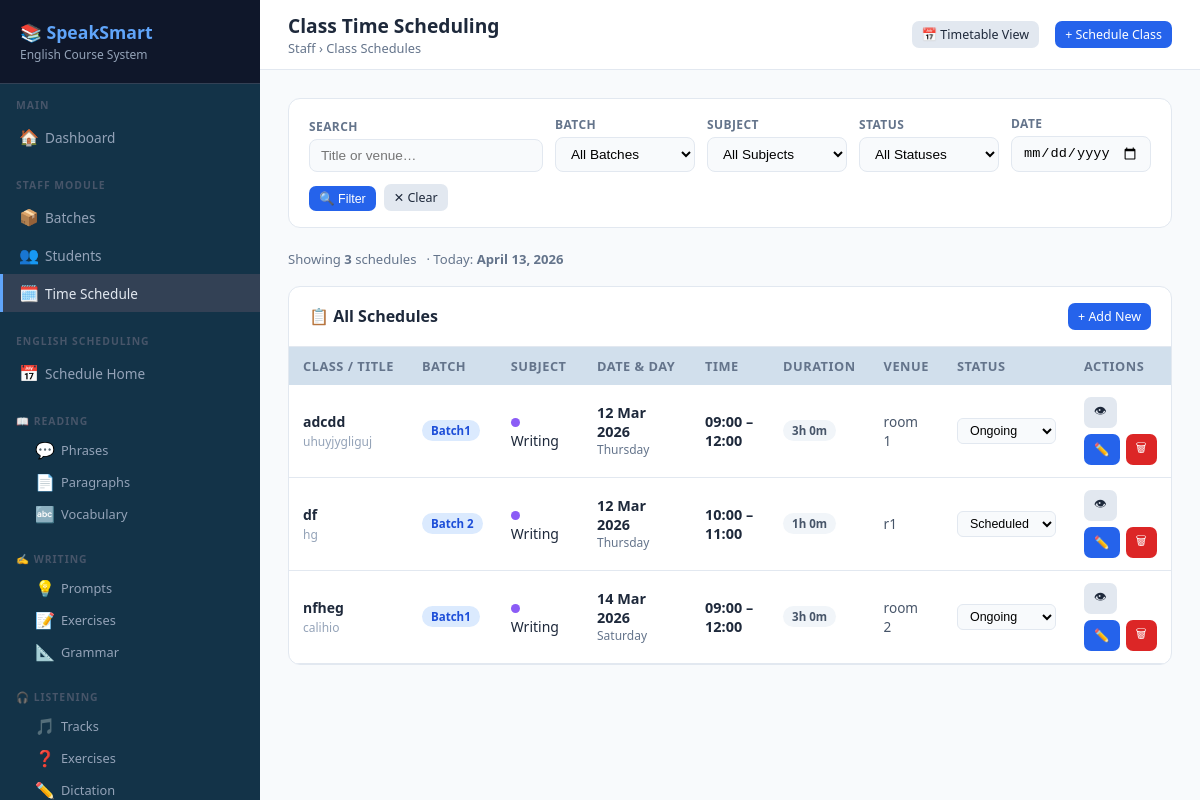
Page /staff/schedules/ (signed in) on the earlier database version.
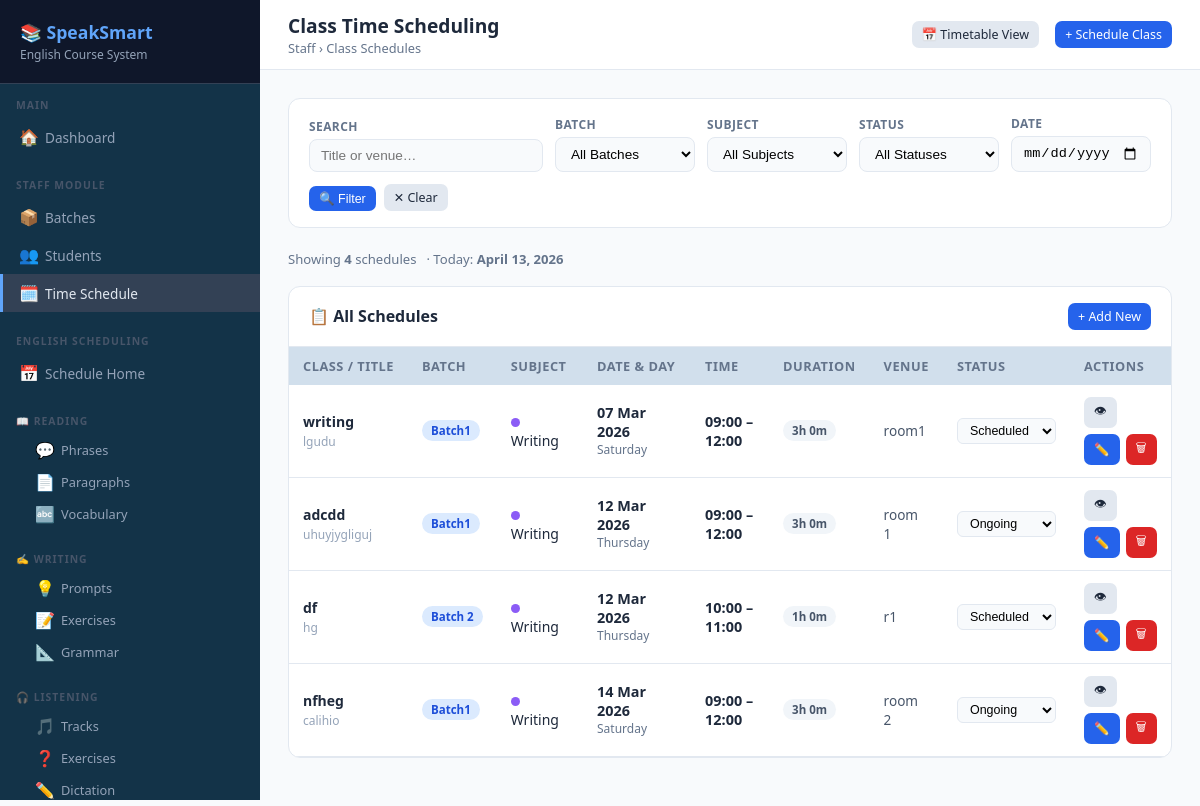
Same page on the later database version.
### staff/models.py (models this page shows, shortened)
class ClassSchedule(models.Model):
    DAY_CHOICES = [
        ('Monday',    'Monday'),
        ('Tuesday',   'Tuesday'),
        ('Wednesday', 'Wednesday'),
        ('Thursday',  'Thursday'),
        ('Friday',    'Friday'),
        ('Saturday',  'Saturday'),
        ('Sunday',    'Sunday'),
    ]
    STATUS_CHOICES = [
        ('scheduled',  'Scheduled'),
        ('ongoing',    'Ongoing'),
        ('completed',  'Completed'),
        ('cancelled',  'Cancelled'),
    ]
    SUBJECT_CHOICES = [
        ('reading',   'Reading'),
        ('writing',   'Writing'),
        ('listening', 'Listening'),
        ('speaking',  'Speaking'),
        ('general',   'General English'),
    ]
    title       = models.CharField(max_length=200)
    batch       = models.ForeignKey(Batch, on_delete=models.CASCADE, related_name='class_schedules')
    subject     = models.CharField(max_length=20, choices=SUBJECT_CHOICES, default='general')
    date        = models.DateField()
    day         = models.CharField(max_length=10, choices=DAY_CHOICES, blank=True)
    start_time  = models.TimeField()
    end_time    = models.TimeField()
    venue       = models.CharField(max_length=100, blank=True)
    notes       = models.TextField(blank=True)
    status      = models.CharField(max_length=15, choices=STATUS_CHOICES, default='scheduled')
    created_by  = models.ForeignKey(User, on_delete=models.SET_NULL, null=True)
    created_at  = models.DateTimeField(auto_now_add=True)
    updated_at  = models.DateTimeField(auto_now=True)
    class Meta:
        ordering = ['date', 'start_time']
    def duration_display(self):
        from datetime import datetime, date
        start = datetime.combine(date.today(), self.start_time)
        end   = datetime.combine(date.today(), self.end_time)
        diff  = end - start
        mins  = int(diff.total_seconds() / 60)
        h, m  = divmod(mins, 60)
        return f"{h}h {m}m" if h else f"{m}m"

class Batch(models.Model):
    name = models.CharField(max_length=100)
    description = models.TextField(blank=True)
    start_date = models.DateField()
    end_date = models.DateField(null=True, blank=True)
    created_by = models.ForeignKey(User, on_delete=models.SET_NULL, null=True)
    created_at = models.DateTimeField(auto_now_add=True)
    is_active = models.BooleanField(default=True)

### staff/views.py (the view)
# urls.py: path('schedules/',                            views.schedule_list,          name='schedule_list'),
@login_required
def schedule_list(request):
    if not request.user.is_staff:
        return redirect('staff:student_portal')
    batch_id   = request.GET.get('batch', '')
    status_f   = request.GET.get('status', '')
    subject_f  = request.GET.get('subject', '')
    date_f     = request.GET.get('date', '')
    search     = request.GET.get('search', '')
    schedules = ClassSchedule.objects.select_related('batch', 'created_by').all()
    if batch_id:
        schedules = schedules.filter(batch_id=batch_id)
    if status_f:
        schedules = schedules.filter(status=status_f)
    if subject_f:
        schedules = schedules.filter(subject=subject_f)
    if date_f:
        schedules = schedules.filter(date=date_f)
    if search:
        schedules = schedules.filter(
            Q(title__icontains=search) | Q(venue__icontains=search)
        )
    batches = Batch.objects.filter(is_active=True)
    return render(request, 'staff/schedule_list.html', {
        'schedules':   schedules,
        'batches':     batches,
        'batch_id':    batch_id,
        'status_f':    status_f,
        'subject_f':   subject_f,
        'date_f':      date_f,
        'search':      search,
        'today':       date.today(),
        'status_choices':  ClassSchedule.STATUS_CHOICES,
        'subject_choices': ClassSchedule.SUBJECT_CHOICES,
    })

### staff/templates/staff/schedule_list.html (shortened to what the changed rows need)
{% extends "base.html" %}
{% block page_title %}Class Time Scheduling{% endblock %}
{% block content %}
<div style="display:flex;gap:10px;flex-wrap:wrap;margin-bottom:18px">
  <span style="font-size:.82rem;color:#64748b">
    Showing <strong>{{ schedules|length }}</strong> schedule{{ schedules|length|pluralize }}
  </span>
</div>
<div class="card">
  <div class="card-body" style="padding:0">
    <div class="table-wrap">
      <table>
        <thead>
          <tr>
            <th>Class / Title</th>
            <th>Batch</th>
            <th>Subject</th>
            <th>Date & Day</th>
            <th>Time</th>
            <th>Duration</th>
            <th>Venue</th>
            <th>Status</th>
            <th>Actions</th>
          </tr>
        </thead>
        <tbody>
          {% for s in schedules %}
          <tr class="sched-row">
            <td>
              <a href="{% url 'staff:schedule_detail' s.pk %}" style="font-weight:700;color:#1e293b;text-decoration:none">
                {{ s.title }}
              </a>
              {% if s.notes %}<div style="font-size:.75rem;color:#94a3b8;margin-top:2px">{{ s.notes|truncatechars:40 }}</div>{% endif %}
            </td>
            <td>
              <span class="badge badge-primary">{{ s.batch.name }}</span>
            </td>
            <td>
              <span class="dot dot-{{ s.subject }}"></span>
              {{ s.get_subject_display }}
            </td>
            <td>
              <div class="time-block">{{ s.date|date:"d M Y" }}</div>
              <div class="time-sub">{{ s.day }}</div>
            </td>
            <td>
              <div class="time-block">{{ s.start_time|time:"H:i" }} – {{ s.end_time|time:"H:i" }}</div>
            </td>
            <td>
              <span class="badge badge-secondary">{{ s.duration_display }}</span>
            </td>
            <td style="color:#475569;font-size:.85rem">{{ s.venue|default:"—" }}</td>
            <td>
              <form method="post" action="{% url 'staff:schedule_status_update' s.pk %}" class="quick-status">
                <select name="status" onchange="this.form.submit()" title="Change status">
                  {% for val,label in status_choices %}
                  <option value="{{ val }}" {% if s.status == val %}selected{% endif %}>{{ label }}</option>
                  {% endfor %}
                </select>
              </form>
            </td>
            <td>
              <div class="action-buttons">
                <a href="{% url 'staff:schedule_detail' s.pk %}" class="btn btn-secondary btn-sm" title="View">👁</a>
                <a href="{% url 'staff:schedule_edit' s.pk %}"   class="btn btn-primary btn-sm"   title="Edit">✏️</a>
                <a href="{% url 'staff:schedule_delete' s.pk %}" class="btn btn-danger btn-sm"    title="Delete">🗑</a>
              </div>
            </td>
          </tr>
          {% endfor %}
        </tbody>
      </table>
    </div>
  </div>
</div>
{% endblock %}

Differences in the rows shown:
added ClassSchedule: title "writing", notes "lgudu", batch.name "Batch1", subject "Writing", date "07 Mar 2026", day "Saturday", start_time "09:00", end_time "12:00", duration_display "3h 0m", venue "room1", status "Scheduled"
Other differences:
{{ schedules|length }}: "3" → "4"
